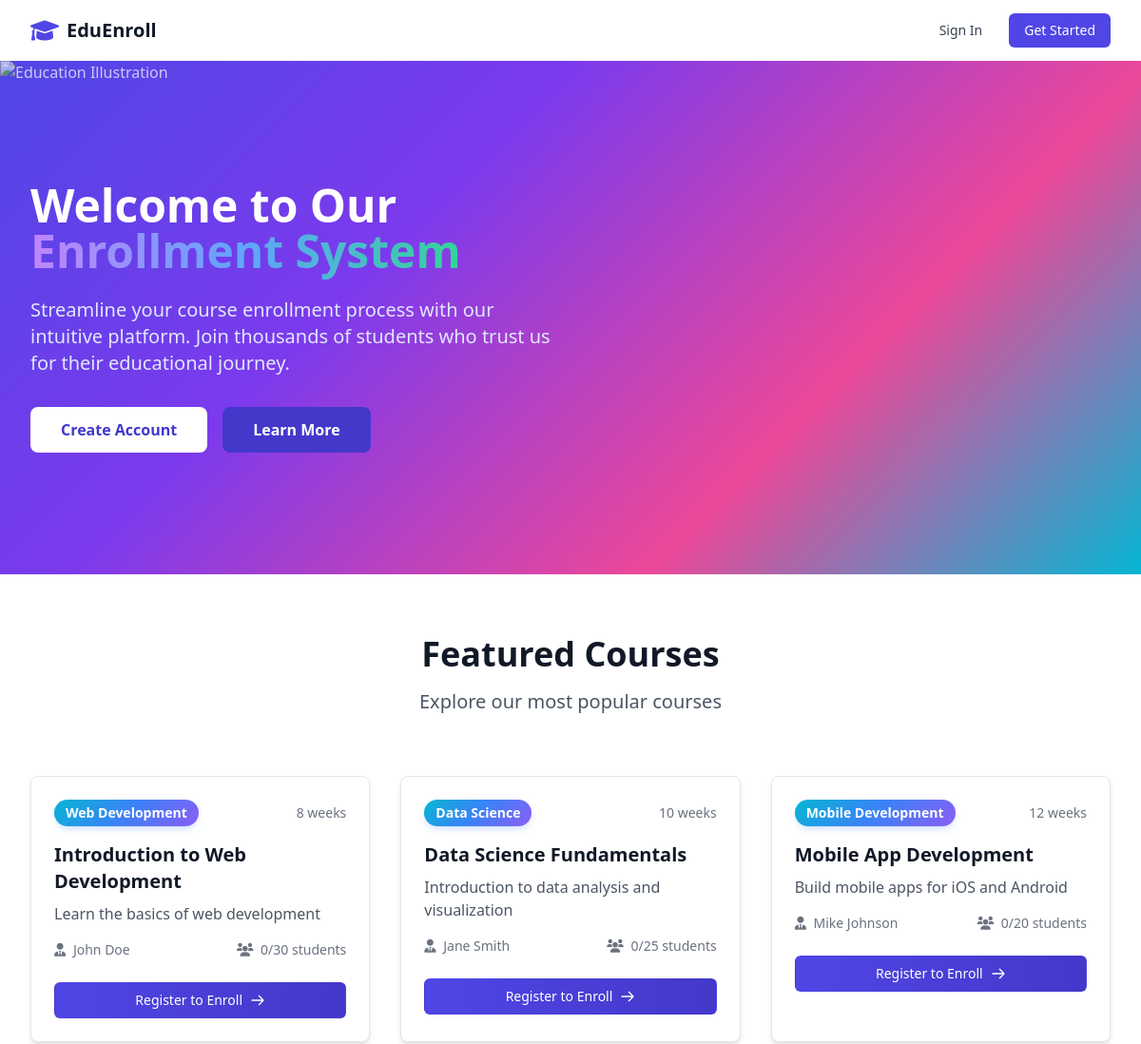
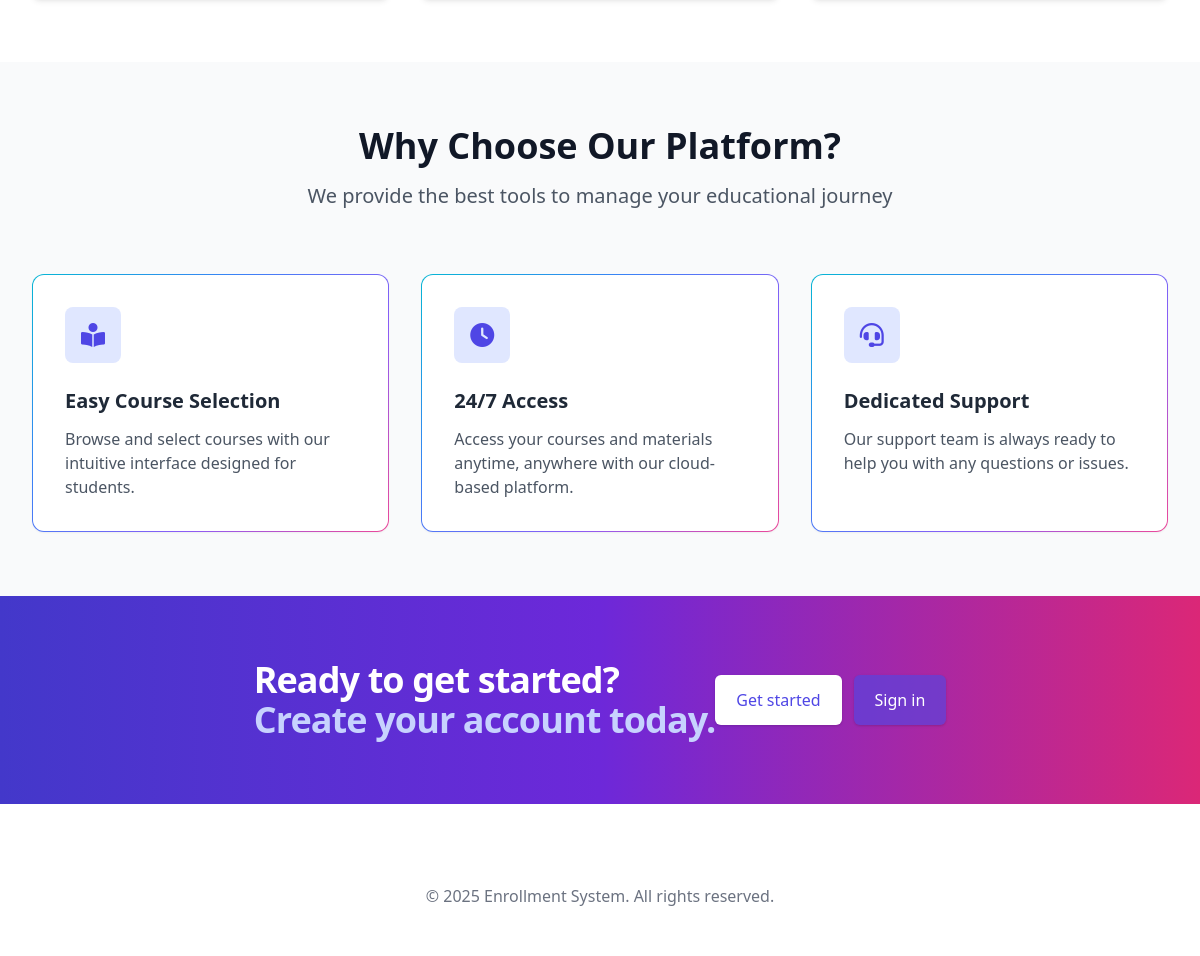
The page / on the database its author committed (2 pictures, top to bottom).
### tables this page shows
CREATE TABLE IF NOT EXISTS courses (
    id INT AUTO_INCREMENT PRIMARY KEY,
    title VARCHAR(255) NOT NULL,
    description TEXT,
    instructor VARCHAR(100) NOT NULL,
    duration VARCHAR(50) NOT NULL,
    category VARCHAR(100) NOT NULL,
    capacity INT NOT NULL,
    enrolled INT DEFAULT 0,
    created_at TIMESTAMP DEFAULT CURRENT_TIMESTAMP,
    updated_at TIMESTAMP DEFAULT CURRENT_TIMESTAMP ON UPDATE CURRENT_TIMESTAMP
);

### index.php (the view, shortened to what this page needs)
<?php
require_once 'config/database.php';
$featuredCourses = [];
try {
    $stmt = $pdo->query("SELECT * FROM courses LIMIT 6");
    $featuredCourses = $stmt->fetchAll(PDO::FETCH_ASSOC);
} catch (PDOException $e) {
    error_log("Error fetching courses: " . $e->getMessage());
}
?>
<!DOCTYPE html>
<html lang="en">
<head>
    <link href="https://cdn.jsdelivr.net/npm/tailwindcss@2.2.19/dist/tailwind.min.css" rel="stylesheet">
    <link href="https://cdnjs.cloudflare.com/ajax/libs/font-awesome/6.0.0-beta3/css/all.min.css" rel="stylesheet">
</head>
<body class="font-sans antialiased text-gray-800">
    <nav class="bg-white shadow-sm">
        <div class="max-w-7xl mx-auto px-4 sm:px-6 lg:px-8">
            <div class="flex justify-between h-16">
                <div class="flex items-center">
                    <div class="flex-shrink-0 flex items-center">
                        <i class="fas fa-graduation-cap text-indigo-600 text-2xl"></i>
                        <span class="ml-2 text-xl font-bold text-gray-900">EduEnroll</span>
                    </div>
                </div>
                <div class="flex items-center space-x-4">
                    <a href="login.php" class="text-gray-700 hover:text-indigo-600 px-3 py-2 text-sm font-medium btn-gradient-hover rounded-md nav-gradient-link">Sign In</a>
                    <a href="register.php" class="bg-indigo-600 text-white px-4 py-2 rounded-md text-sm font-medium hover:bg-indigo-700 btn-gradient-hover">Get Started</a>
                </div>
            </div>
        </div>
    </nav>
    <div class="hero text-white content-section relative">
        <div class="absolute inset-0 lg:left-[70%] lg:w-[30%] w-full h-full">
            <img
                src="image/heroimg.jpg"
                alt="Education Illustration"
                class="w-full h-full object-cover opacity-30 lg:opacity-70"
                loading="lazy"
            >
        </div>
        <div class="relative z-10 max-w-7xl mx-auto px-4 sm:px-6 lg:px-8 py-20 md:py-32">
            <div class="lg:grid lg:grid-cols-2 lg:gap-8 items-center h-full">
                <div class="mb-10 lg:mb-0">
                    <h1 class="text-4xl md:text-5xl font-bold leading-tight mb-6">
                        Welcome to Our<br>
                        <span class="gradient-text">Enrollment System</span>
                    </h1>
                    <p class="text-xl text-indigo-100 mb-8">
                        Streamline your course enrollment process with our intuitive platform.
                        Join thousands of students who trust us for their educational journey.
                    </p>
                    <div class="flex flex-col sm:flex-row space-y-4 sm:space-y-0 sm:space-x-4">
                        <a href="register.php" class="bg-white text-indigo-700 px-8 py-3 rounded-lg font-semibold text-center hover:bg-gray-100 transition duration-300 btn-gradient-hover">
                            Create Account
                        </a>
                        <a href="#features" class="bg-indigo-700 text-white px-8 py-3 rounded-lg font-semibold text-center hover:bg-indigo-800 transition duration-300 btn-gradient-hover">
                            Learn More
                        </a>
                    </div>
                </div>
            </div>
        </div>
    </div>
    <div class="py-16 bg-white content-section">
        <div class="max-w-7xl mx-auto px-4 sm:px-6 lg:px-8">
            <div class="text-center mb-16">
                <h2 class="text-3xl font-extrabold text-gray-900 sm:text-4xl">
                    Featured Courses
                </h2>
                <p class="mt-4 text-xl text-gray-600">
                    Explore our most popular courses
                </p>
            </div>
            <?php if (!empty($featuredCourses)): ?>
                <div class="grid md:grid-cols-3 gap-8">
                    <?php foreach ($featuredCourses as $course): ?>
                        <div class="group bg-white rounded-lg shadow-md overflow-hidden border border-gray-200 hover:shadow-xl transition-all duration-300 transform hover:-translate-y-1">
                            <div class="p-6">
                                <div class="flex items-center justify-between mb-4 transition-all duration-300 group-hover:opacity-90">
                                    <span class="px-3 py-1 text-sm font-semibold rounded-full tag-pill">
                                        <?php echo htmlspecialchars($course['category']); ?>
                                    </span>
                                    <span class="text-sm text-gray-500"><?php echo $course['duration']; ?></span>
                                </div>
                                <h3 class="text-xl font-bold text-gray-900 mb-2 transition-all duration-300 group-hover:text-indigo-600"><?php echo htmlspecialchars($course['title']); ?></h3>
                                <p class="text-gray-600 mb-4 line-clamp-3 transition-all duration-300 group-hover:text-gray-700"><?php echo htmlspecialchars($course['description']); ?></p>
                                <div class="flex items-center justify-between mt-4">
                                    <span class="text-sm text-gray-500">
                                        <i class="fas fa-user-tie mr-1"></i>
                                        <?php echo htmlspecialchars($course['instructor']); ?>
                                    </span>
                                    <span class="text-sm text-gray-500">
                                        <i class="fas fa-users mr-1"></i>
                                        <?php echo $course['enrolled']; ?>/<?php echo $course['capacity']; ?> students
                                    </span>
                                </div>
                                <div class="mt-6 transform transition-transform duration-200 hover:scale-105">
                                    <a href="<?php echo isset($_SESSION['user_id']) ? 'enroll.php?course_id=' . $course['id'] : 'register.php'; ?>" class="w-full flex items-center justify-center px-4 py-2 border border-transparent rounded-md shadow-sm text-sm font-medium text-white bg-gradient-to-r from-indigo-600 to-indigo-700 hover:from-indigo-700 hover:to-indigo-800 transition-all duration-300 transform hover:scale-105 hover:shadow-lg btn-gradient-hover">
                                        <span class="inline-flex items-center">
                                            <span><?php echo isset($_SESSION['user_id']) ? 'Enroll Now' : 'Register to Enroll'; ?></span>
                                            <svg class="ml-2 w-4 h-4 transition-transform duration-300 transform group-hover:translate-x-1" fill="none" stroke="currentColor" viewBox="0 0 24 24" xmlns="http://www.w3.org/2000/svg">
                                                <path stroke-linecap="round" stroke-linejoin="round" stroke-width="2" d="M14 5l7 7m0 0l-7 7m7-7H3"></path>
                                            </svg>
                                        </span>
                                    </a>
                                </div>
                            </div>
                        </div>
                    <?php endforeach; ?>
                </div>
            <?php else: ?>
                <div class="text-center py-12">
                    <p class="text-gray-500">No courses available at the moment. Please check back later.</p>
                </div>
            <?php endif; ?>
        </div>
    </div>
    <div id="features" class="py-16 bg-gray-50 content-section">
        <div class="max-w-7xl mx-auto px-4 sm:px-6 lg:px-8">
            <div class="text-center mb-16">
                <h2 class="text-3xl font-extrabold text-gray-900 sm:text-4xl">
                    Why Choose Our Platform?
                </h2>
                <p class="mt-4 text-xl text-gray-600">
                    We provide the best tools to manage your educational journey
                </p>
            </div>
            <div class="grid md:grid-cols-3 gap-8">
                <div class="bg-white p-8 rounded-xl shadow-sm feature-card">
                    <div class="w-14 h-14 bg-indigo-100 rounded-lg flex items-center justify-center mb-6">
                        <i class="fas fa-book-reader text-indigo-600 text-2xl"></i>
                    </div>
                    <h3 class="text-xl font-bold mb-3">Easy Course Selection</h3>
                    <p class="text-gray-600">Browse and select courses with our intuitive interface designed for students.</p>
                </div>
                <div class="bg-white p-8 rounded-xl shadow-sm feature-card">
                    <div class="w-14 h-14 bg-indigo-100 rounded-lg flex items-center justify-center mb-6">
                        <i class="fas fa-clock text-indigo-600 text-2xl"></i>
                    </div>
                    <h3 class="text-xl font-bold mb-3">24/7 Access</h3>
                    <p class="text-gray-600">Access your courses and materials anytime, anywhere with our cloud-based platform.</p>
                </div>
                <div class="bg-white p-8 rounded-xl shadow-sm feature-card">
                    <div class="w-14 h-14 bg-indigo-100 rounded-lg flex items-center justify-center mb-6">
                        <i class="fas fa-headset text-indigo-600 text-2xl"></i>
                    </div>
                    <h3 class="text-xl font-bold mb-3">Dedicated Support</h3>
                    <p class="text-gray-600">Our support team is always ready to help you with any questions or issues.</p>
                </div>
            </div>
        </div>
    </div>
    <div class="bg-gradient-to-r from-indigo-700 via-purple-700 to-pink-600 content-section">
        <div class="max-w-7xl mx-auto py-12 px-4 sm:px-6 lg:py-16 lg:px-8 lg:flex lg:items-center lg:justify-between">
            <h2 class="text-3xl font-extrabold tracking-tight text-white sm:text-4xl">
                <span class="block">Ready to get started?</span>
                <span class="block text-indigo-200">Create your account today.</span>
            </h2>
            <div class="mt-8 flex lg:mt-0 lg:flex-shrink-0">
                <div class="inline-flex rounded-md shadow">
                    <a href="register.php" class="inline-flex items-center justify-center px-5 py-3 border border-transparent text-base font-medium rounded-md text-indigo-600 bg-white hover:bg-indigo-50 btn-gradient-hover">
                        Get started
                    </a>
                </div>
                <div class="ml-3 inline-flex rounded-md shadow">
                    <a href="login.php" class="inline-flex items-center justify-center px-5 py-3 border border-transparent text-base font-medium rounded-md text-white bg-indigo-600 bg-opacity-60 hover:bg-opacity-70 btn-gradient-hover">
                        Sign in
                    </a>
                </div>
            </div>
        </div>
    </div>
    <footer class="bg-white">
        <div class="max-w-7xl mx-auto py-12 px-4 overflow-hidden sm:px-6 lg:px-8">
            <p class="mt-8 text-center text-base text-gray-500">
                &copy; <?php echo date('Y'); ?> Enrollment System. All rights reserved.
            </p>
        </div>
    </footer>
</body>
</html>

### index.php (style rules this page uses)
html, body { height: 100%; margin: 0; padding: 0; scroll-behavior: smooth; }
.hero { background: linear-gradient(135deg, #4F46E5 0%, #7C3AED 35%, #EC4899 70%, #06B6D4 100%); flex: 1; display: flex; align-items: center; }
.feature-card { transition: transform 0.3s ease, box-shadow 0.3s ease; }
.feature-card { border: 1px solid transparent; background: linear-gradient(#ffffff, #ffffff) padding-box, linear-gradient(135deg, #06B6D4, #3B82F6, #8B5CF6, #EC4899) border-box; }
.content-section { flex: 1; display: flex; align-items: center; }
.btn-gradient-hover { position: relative; overflow: hidden; transition: all 0.3s ease; }
.btn-gradient-hover::before { content: ''; position: absolute; top: 0; left: -100%; width: 100%; height: 100%; background: linear-gradient(135deg, #06B6D4 0%, #3B82F6 33%, #8B5CF6 66%, #EC4899 100%); transition: left 0.5s ease; z-index: -1; }
.nav-gradient-link { background-image: linear-gradient(90deg, #06B6D4, #3B82F6, #8B5CF6, #EC4899); background-size: 0% 2px; background-position: 0 100%; background-repeat: no-repeat; transition: background-size 0.3s ease, color 0.3s ease; }
.tag-pill { background: linear-gradient(135deg, #06B6D4, #3B82F6, #8B5CF6); color: #ffffff !important; box-shadow: 0 4px 10px -3px rgba(59, 130, 246, 0.35); }
.gradient-text { background: linear-gradient(90deg, #C084FC, #60A5FA, #34D399); -webkit-background-clip: text; background-clip: text; color: transparent; }

### rows shown on the page
courses: category "Web Development", duration "8 weeks", title "Introduction to Web Development", description "Learn the basics of web development", instructor "John Doe", enrolled "0", capacity "30"
courses: category "Data Science", duration "10 weeks", title "Data Science Fundamentals", description "Introduction to data analysis and visualization", instructor "Jane Smith", enrolled "0", capacity "25"
courses: category "Mobile Development", duration "12 weeks", title "Mobile App Development", description "Build mobile apps for iOS and Android", instructor "Mike Johnson", enrolled "0", capacity "20"
